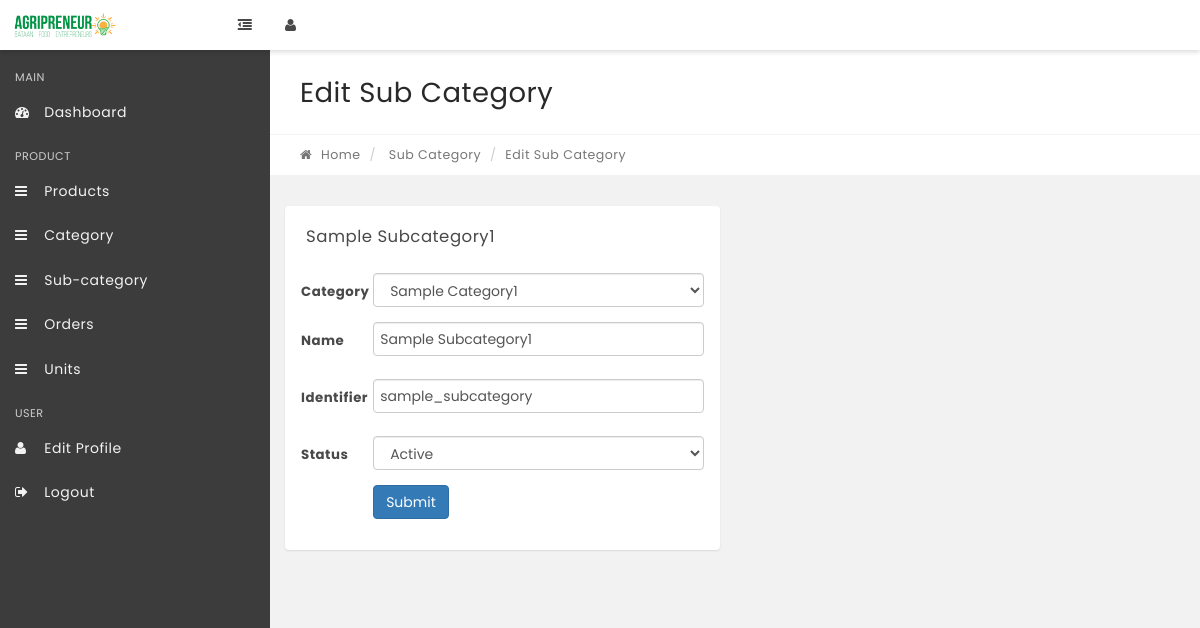
The app's page /admin/subcategory/edit/1 with its own data.
### tables this page shows
CREATE TABLE `tbl_sub_category` (
  `subcategory_id` int(11) NOT NULL,
  `category_id` int(11) NOT NULL,
  `subcategory_name` varchar(255) NOT NULL,
  `subcategory_identifier` varchar(255) NOT NULL,
  `subcategory_status` int(11) NOT NULL,
  `timestamp_create` timestamp NOT NULL DEFAULT CURRENT_TIMESTAMP,
  `timestampe_update` timestamp NOT NULL DEFAULT '0000-00-00 00:00:00' ON UPDATE CURRENT_TIMESTAMP
);

CREATE TABLE `tbl_category` (
  `category_id` int(11) NOT NULL,
  `category_name` varchar(255) NOT NULL,
  `category_identifier` varchar(255) NOT NULL,
  `category_status` int(11) NOT NULL,
  `timestamp_created` timestamp NOT NULL DEFAULT CURRENT_TIMESTAMP,
  `timestamp_update` timestamp NOT NULL DEFAULT '0000-00-00 00:00:00' ON UPDATE CURRENT_TIMESTAMP
);

### application/libraries/Template.php (called while the page is built, shortened)
<?php
class Template {
    var $use_template = '';
    var $use_template_file = '';
    var $template_data = array();
	var $CI;
	function __construct(){
		$this->CI =& get_instance();
	}
	function set_title($title){
		$this->template_data['title'] = $title;
	}
	function set_additional_css($css_set){
        $this->template_data['additional_css'] = $css_set;
    }
    function set_additional_js($js_set){
        $this->template_data['add_js'] = $js_set;
    }
    public function set_template($name,$file="template"){
        $this->use_template = $name;
        $this->use_template_file = $file;
    }
    public function load_sub($key,$value){
        if(is_array($key)){
            $this->template_data = $key;
        }else{
            $this->template_data[$key] = $value;
        }
    }
    public function load($path){
        $content = $this->CI->load->view($path,$this->template_data,true);
        $this->template_data["content"] = $content;
        $template_path = $this->use_template . "/" . $this->use_template_file;
        $this->CI->load->view("templates/".$template_path,$this->template_data);
    }
}

### application/controllers/Admin.php (called while the page is built, shortened)
<?php
class Admin extends CI_Controller {
    function __construct(){
        $styles = array(
		);
		$js = array(
            'assets/user/js/login.js',
            'assets/user/js/user.js',
            'assets/user/js/admin.js',
		);
		$this->template->set_additional_css($styles);
		$this->template->set_additional_js($js);
        $this->template->set_title('Admin - Dashboard');
        $this->template->set_template('admin');
    }
    function sub_category_edit($id)
    {
        $this->template->load_sub('user', $this->user_model->get_user_data($this->session->userdata('id')));
        $this->template->load_sub('categories', $this->category_model->get_category_data());
        $this->template->load_sub('subcategory', $this->subcategory_model->get_subcategory_info($id));
        $this->template->load('admin/edit_sub_category');
    }
}

### index.php (called while the page is built, shortened)
<?php
require_once BASEPATH.'core/CodeIgniter.php';

### application/models/Subcategory_model.php (called while the page is built, shortened)
<?php
class Subcategory_model extends CI_Model {
    function get_subcategory_info($id)
    {
        $this->db->select('*');
        $this->db->from('tbl_sub_category');
        $this->db->where('subcategory_id', $id);
        $query = $this->db->get();
        if($query->num_rows()){
			return $query->row();
		}
		return [];
    }
}

### application/models/Category_model.php (called while the page is built, shortened)
<?php
class Category_model extends CI_Model {
    function get_category_data()
    {
        $this->db->select('*');
        $this->db->from('tbl_category');
        $query = $this->db->get();
        if($query->num_rows()){
			return $query->result();
		}
		return [];
    }
}

### application/views/admin/edit_sub_category.php (the view, shortened to what this page needs)
<div class="row page-title-div">
	<div class="col-md-6">
		<h2 class="title">Edit Sub Category</h2>
	</div>
	<div class="col-md-6 right-side">
	</div>
</div>
<div class="row breadcrumb-div">
	<div class="col-md-6">
		<ul class="breadcrumb">
			<li>
				<a href="<?php echo base_url();?>/admin">
					<i class="fa fa-home"></i> Home</a>
			</li>
			<li>
				<a href="<?php echo base_url();?>admin/subcategory">Sub Category</a>
			</li>
			<li class="active">Edit Sub Category</li>
		</ul>
	</div>
</div>
<section class="section">
	<div class="row">
		<div class="col-md-6">
			<div class="panel">
				<div class="panel-heading">
					<div class="panel-title">
						<h5><?php echo ucfirst($subcategory->subcategory_name);?></h5>
					</div>
				</div>
				<div class="panel-body">
					<form class="form-horizontal" id="edit_sub_category">
                        <div class="form-group">
							<label for="category" class="col-sm-2 control-label">Category</label>
							<div class="col-sm-10">
                                <select class="form-control" name="category" id="category">
                                    <?php
                                        foreach($categories as $category){
                                            ?>
                                                <option value="<?php echo $category->category_id;?>" <?php if($subcategory->category_id == $category->category_id){echo 'selected';} ?>><?php echo $category->category_name;?></option>
                                            <?php
                                        }
                                    ?>
                                </select>
							</div>
						</div>
						<div class="form-group">
							<label for="subcategory_name" class="col-sm-2 control-label">Name</label>
							<div class="col-sm-10">
								<input type="text" class="form-control" id="subcategory_name" name ="subcategory_name" value="<?php echo $subcategory->subcategory_name;?>">
							</div>
						</div>
						<div class="form-group">
							<label for="subcategory_identifier" class="col-sm-2 control-label">Identifier</label>
							<div class="col-sm-10">
								<input type="text" class="form-control" id="subcategory_identifier" name="subcategory_identifier" value="<?php echo $subcategory->subcategory_identifier;?>">
							</div>
						</div>
						<div class="form-group">
							<label for="status" class="col-sm-2 control-label">Status</label>
							<div class="col-sm-10">
                                <select class="form-control" name="status" id="status">
                                    <option value="1" <?php if($subcategory->subcategory_status == 1) {echo 'selected';} ?>>Active</option>
                                </select>
							</div>
						</div>
						<div class="form-group">
							<div class="col-sm-offset-2 col-sm-10">
								<button type="submit" class="btn btn-primary">Submit</button>
							</div>
						</div>
					</form>
				</div>
			</div>
		</div>
	</div>
</section>

### records on screen
tbl_sub_category: subcategory_name "Sample Subcategory1", category "Sample Category1", subcategory_identifier "sample_subcategory", status "Active"
